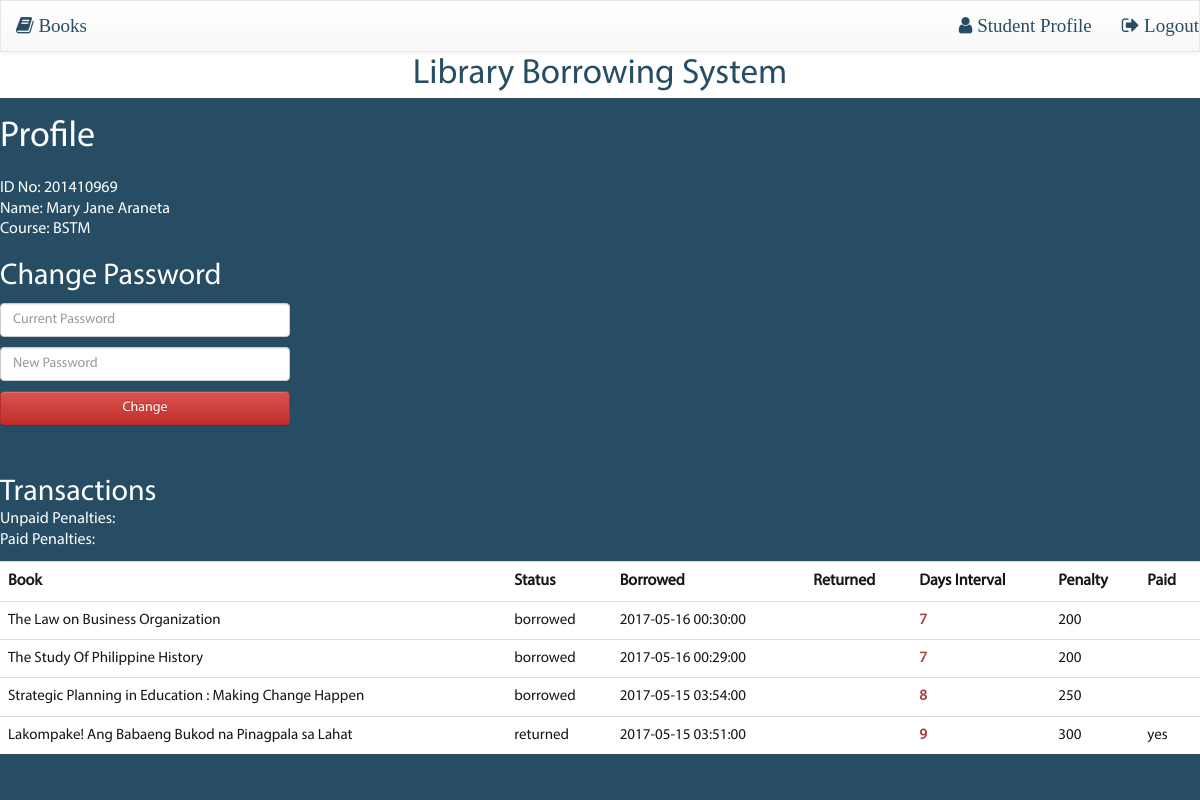
The page /student-profile.php (signed in) on the database its author committed.
### tables this page shows
CREATE TABLE `students` (
  `student_id` int(6) unsigned NOT NULL AUTO_INCREMENT,
  `id_no` varchar(20) DEFAULT NULL,
  `fname` varchar(100) NOT NULL,
  `mname` varchar(100) DEFAULT NULL,
  `lname` varchar(100) NOT NULL,
  `course` varchar(50) DEFAULT NULL,
  PRIMARY KEY (`student_id`),
  UNIQUE KEY `unique_id_no` (`id_no`)
);

CREATE TABLE `logs` (
  `log_id` int(6) unsigned NOT NULL AUTO_INCREMENT,
  `book_id` int(6) NOT NULL,
  `student_id` int(6) NOT NULL,
  `borrowed_datetime` datetime DEFAULT NULL,
  `returned_datetime` datetime DEFAULT NULL,
  `status` varchar(50) DEFAULT 'borrowed',
  `paid` varchar(3) DEFAULT NULL,
  PRIMARY KEY (`log_id`)
);

CREATE TABLE `books` (
  `book_id` int(6) unsigned NOT NULL AUTO_INCREMENT,
  `isbn` varchar(20) DEFAULT NULL,
  `title` varchar(255) NOT NULL,
  `author` varchar(100) DEFAULT NULL,
  `genre` varchar(20) DEFAULT NULL,
  `year` int(4) DEFAULT NULL,
  `price` decimal(10,0) DEFAULT NULL,
  `qty` int(6) unsigned DEFAULT NULL,
  PRIMARY KEY (`book_id`),
  UNIQUE KEY `unique_isbn` (`isbn`)
);

### functions.inc.php (called while the page is built, shortened)
<?php
function verify_session() {
    if (isset($_SESSION['logged_in'])) {
        $username = $_SESSION['username'];
        $user_role = $_SESSION['user_role'];
    }
    else {
        header('location: login.php');
        die();
    }
}
function format_date_ymd($log_date) {
    $date_time = $log_date;
    $split_date_time = explode(' ', $date_time);
    $date = $split_date_time[0];
    return $date;
}
function get_days_interval($borrowed_datetime, $returned_datetime, $status) {
    $start_date = format_date_ymd($borrowed_datetime);
    $start_date = new DateTime($start_date);
    $end_date = date('Y-m-d');
    if ($status == 'returned') {
        $end_date = format_date_ymd($returned_datetime);
    }
    $end_date = new DateTime($end_date);
    $interval = new DateInterval("P1D");
    $dates = new DatePeriod($start_date, $interval, $end_date);
    $days = 0;
    foreach($dates as $date) {
        $days = $days + 1;
    }
    return $days;
}
?>

### config.inc.php (called while the page is built, shortened)
<?php
$ppd = 50;
$pod = 4;
?>

### student-profile.php (the view, shortened to what this page needs)
<?php
require_once('config.inc.php');
require_once('functions.inc.php');
$pdo = connect();
$id_no = $username;
try {
    $query_student = "SELECT * FROM students WHERE id_no = :id_no";
    $student = $pdo->prepare($query_student);
    if(isset($_GET['id_no'])) {
        $student->bindValue(':id_no', $id_no, PDO::PARAM_STR);
    }
    else {
        $student->bindValue(':id_no', $username, PDO::PARAM_STR);
    }
    $student->execute();
    $row_student = $student->fetch(PDO::FETCH_ASSOC);
    $fname = $row_student['fname'];
    $lname = $row_student['lname'];
    $name = $fname.' '.$lname;
    $course = $row_student['course'];
    $query_logs = "SELECT * FROM
                   logs INNER JOIN books ON
                   logs.book_id = books.book_id
                   INNER JOIN students ON
                   logs.student_id = students.student_id
                   WHERE id_no = :id_no
                   ORDER BY
                   borrowed_datetime DESC, returned_datetime DESC";
    $logs = $pdo->prepare($query_logs);
    $logs->bindValue(':id_no', $id_no, PDO::PARAM_STR);
    $logs->execute();
    $rows_logs = $logs->fetchAll(PDO::FETCH_ASSOC);
}
catch(PDOException $e) {
    echo $e->getMessage();
}
?>
<!DOCTYPE html>
<html lang="en">
<head>
    <?php require_once('styles.inc.php'); ?>
</head>
<body id="page-student-profile">
    <?php include_once('header.inc.php'); ?>
    <div id="container">
        <div class="wrap">
            <h1>Profile</h1>
            <div class="message">&nbsp;</div>
            <div id="student-profile">
                ID No: <?php echo $id_no; ?><br>
                Name: <?php echo $name; ?><br>
                Course: <?php echo $course; ?>
            </div>
            <?php if($user_role == 'student'): ?>
                <h2>Change Password</h2>
                <form id="change-password">
                    <input type="password" id="current-password" name="current_password" class="form-control" placeholder="Current Password" required>
                    <input type="password" id="new-password" name="new_password" class="form-control" placeholder="New Password" required>
                    <input type="submit" id="submit" name="submit" class="form-control btn btn-danger" value="Change">
                    <div id="change-password-message">&nbsp;</div>
                </form>
            <?php endif; ?>
            <h2>Transactions</h2>
            <div id="total-penalties">
                Unpaid Penalties: <span id="total-payables"></span><br>
                Paid Penalties: <span id="total-paid"></span>
            </div>
            <div id="logs-wrap" class="table-responsive">
                <table id="logs" class="table table-hover">
                    <tr>
                        <th>Book</th>
                        <th>Status</th>
                        <th>Borrowed</th>
                        <th>Returned</th>
                        <th>Days Interval</th>
                        <th>Penalty</th>
                        <th>Paid</th>
                    </tr>
                    <?php
                    foreach($rows_logs as $row_log):
                        $title = $row_log['title'];
                        $borrowed_datetime = $row_log['borrowed_datetime'];
                        $returned_datetime = $row_log['returned_datetime'];
                        $status = $row_log['status'];
                        $paid = $row_log['paid'];
                        $days = get_days_interval($borrowed_datetime, $returned_datetime, $status);
                        $penalty = ($ppd*$days) - ($ppd*($pod-1));
                    ?>
                    <tr class="log-row">
                        <td><?php echo $title; ?></td>
                        <td>
                            <?php
                            if ($status == 'lost') {
                                echo '<span class="text-danger" style="font-weight:bold;">'.$status.'</span>';
                            }
                            else {
                                echo $status;
                            }
                            ?>
                        </td>
                        <td><?php echo $borrowed_datetime; ?></td>
                        <td><?php echo $returned_datetime; ?></td>
                        <td class="row-col-days">
                            <?php
                            if ($days >= $pod) {
                                echo '<span class="text-danger" style="font-weight: bold;">'.$days.'</span>';
                            }
                            else {
                                echo $days;
                            }
                            ?>
                        </td>
                        <td class="row-col-penalty"><?php echo $penalty; ?></td>
                        <td class="row-col-paid"><?php echo $paid; ?></td>
                    </tr>
                    <?php endforeach; ?>
                </table>
            </div>
        </div>
    </div>
</body>
</html>

### css/style.css (style rules this page uses)
html { font-size: 16px; font-size: 62.5%; }
body { font-family: 'Myriad Pro', Arial, Helvetica, sans-serif; font-size: 16px; font-size: 1.6rem; font-weight: 400; line-height: 1.3; background-repeat: no-repeat; background-position: center top; background-size: cover; color: #ffffff; background-color: #274D64; }
h1, h2, h3 { margin: 0; padding: 0; }
.wrap { width: 100%; margin: 0 auto; padding: 20px 0; }
.wrap:after, .navbar-wrap:after { content: ""; display: table; clear: both; }
.btn, input[type="submit"], input[type="button"] { outline: none; }
.table-responsive { border: none; color:; }
.table { width: 100%; color: #555555; background-color: #ffffff; margin-top: 10px; margin-bottom: 0; }
.table th, td { padding: 2px 8px; line-height: 1; }
.table th { color: #161713; padding: 4px 8px; font-size: 16px; }
.table td, .table .form-control { color: #161713; font-size: 15.5px; font-size: 1.5rem; }
#page-student-profile h2 { margin-top: 20px; }
#change-password { width: 100%; max-width: 290px; }
#change-password .form-control { margin-top: 10px; }
#change-password-message { margin-top: 10px; }

### css/media.css (style rules this page uses)
@media (min-width: 1200px) { .wrap, .navbar-wrap { max-width: 1200px; } }

### rows shown on the page
students: name "Mary Jane Araneta", course "BSTM"
logs: book.title "The Law on Business Organization", status "borrowed", borrowed_datetime "2017-05-16 00:30:00", days "7", penalty "200"
logs: book.title "The Study Of Philippine History", status "borrowed", borrowed_datetime "2017-05-16 00:29:00", days "7", penalty "200"
logs: book.title "Strategic Planning in Education : Making Change Happen", status "borrowed", borrowed_datetime "2017-05-15 03:54:00", days "8", penalty "250"
logs: book.title "Lakompake! Ang Babaeng Bukod na Pinagpala sa Lahat", status "returned", borrowed_datetime "2017-05-15 03:51:00", days "9", penalty "300", paid "yes"

### other values the page prints
$id_no "201410969"
